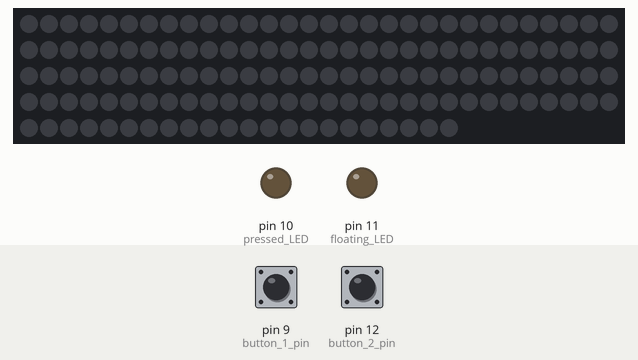
A sketch run on a simulated Arduino Uno, built with avr-gcc and run on an emulated ATmega328P. On the bench: 142 RGB LEDs in strip order, left to right, continuing on the next row, output pins drawn as LEDs (lit = HIGH). Dashed ring = blinking. The inputs (shaded band) are chosen by the test bench; at power-on: pin 9 (button_1_pin) HIGH, pin 12 (button_2_pin) HIGH. Dim RGB values are drawn brighter than linear.

Above: at 1.2 s.
1.3 s: pin 9 (button_1_pin) pulled LOW for 0.15 s
At 2.28 s:
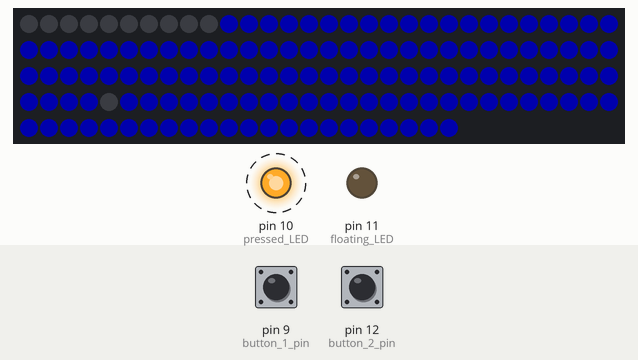
At 3.7 s:
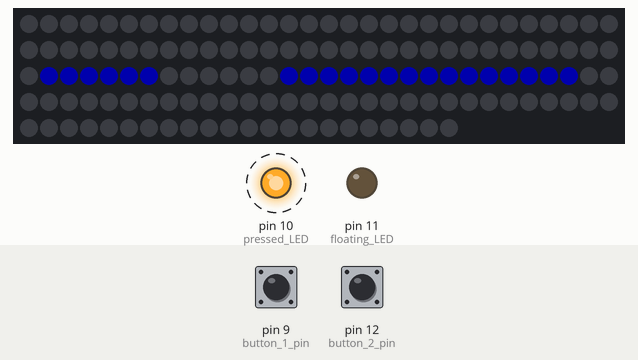
Timing chart, 0 to 10.0 s (numbered marks = the images above; inputs shaded):
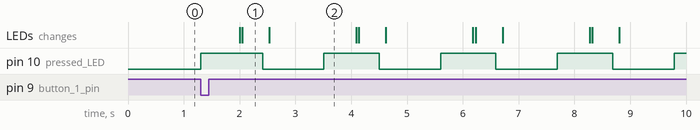

The sketch:

current-flow-example.ino
```cpp
#include <Adafruit_NeoPixel.h>
//https://medium.com/jungletronics/arduino-multi-file-sketch-583a7833162c
#include "button.h"
#include "animations.h"

const int PIN = 6; //hello!
const int NUMPIXELS = 142;
const int DELAYVAL = 50; // Time (in milliseconds) to pause between pixels
const int button_1_pin = 9;
const int button_1_led = 10;
const int button_2_pin = 12;
const int button_2_led = 11;

/*      drawn LED section KEY
 *  | <<==supply
 *  |
 *    |pressed  |unpress
 *  |
 *  | <<==midTop
 *  |------dataln---------|| <<==mosfet
 *  | <<==midBot
 *  /
 *  \
 *  / <<== resistor
 *  \
 *  |
 *  | <<==ground
 */

const int supply[]= {87,86,85,84,83,82,81,80,79,78,77,76,75,74,73};
#define supply_length 15
const int pressd[]= {66,65,64,63,62,61};
#define pressd_length 6
const int unpres[]= {72,71,70,69,68,67};
#define unpres_length 6
const int midtop[]= {60,59,58,57,56,55,54,53,52,51,50,49,48};
#define midtop_length 13
const int midbot[]= {47,46,45,44,43};
#define midbot_length 5
const int resist[]= {42,41,40,39,38,37,36,35,34,33,32,31,30,29,28,27,26,25,24,23,22,21,20,19,18,17,16,15,14,13,12,11,10};
#define resist_length 33
const int ground[]= {9,8,7,6,5,4,3,2,1,0};
#define ground_length 10
const int mosfet[]= {92,93,91,88,89,90};
#define mosfet_length 6
const int dataln[]= {141,141,140,139,138,137,136,135,134,133,132,131,130,129,128,127,126,125,124,123,122,121,120,119,118,117,116,115,114,113,112,111,110,109,108,107,106,105,104,103,102,101,100,99,98,97,96,95,94};
#define dataln_length 48

volatile bool pressed  = 0;
const int pressed_LED  = button_1_led;
volatile bool floating = 0;
const int floating_LED = button_2_led;
volatile bool p_debounce = 0;
volatile bool f_debounce = 0;

Button up(button_1_pin, button_1_led);
Button dn(button_2_pin, button_2_led);

Adafruit_NeoPixel pixels(NUMPIXELS, PIN, NEO_GRB + NEO_KHZ800);

//====== interrupt routines ===================================
void press_latch(){
  if(p_debounce){
    return;
  }
  p_debounce = 1;
  pressed = 1;
  pixels.clear(); // Set all pixel colors to 'off'
}
void floating_latch(){
  if(p_debounce){
    return;
  }
  f_debounce = 1;
  floating = 1;
  pixels.clear(); // Set all pixel colors to 'off'
}
//====== interrupt routines ===================================

void setup() {
  pixels.begin();           // INITIALIZE NeoPixel strip object (REQUIRED)
  pixels.show();            // Turn OFF all pixels ASAP
  pixels.setBrightness(50); // Set BRIGHTNESS to about 1/5 (max = 255)

  pinMode(pressed_LED, OUTPUT);
  digitalWrite(pressed_LED, LOW);
  pinMode(floating_LED, OUTPUT);
  digitalWrite(floating_LED, LOW);
  //attachInterrupt(0, press_latch, RISING); //on pin 2
  //attachInterrupt(1, floating_latch, RISING); //on pin 3
}

void loop() {
  if(up.onPress()) press_latch();
  if(dn.onPress()) floating_latch();

  if(f_debounce || p_debounce){
    if(floating){
      if(pressed){
        //pressed button -- floating pin
        int w = 0;
        while(w<5){
          pressed_floating();
          delay(300);
          unpressed_floating();
          delay(300);
          w++;
        }
      }else{
        //unpressed button -- floating pin
        unpressed_floating();
      }
    }else{
      if(pressed){
        //pressed button -- grounded pin
        int w=0;
        while(w<5){
          pressed_grounded();
          delay(300);
          unpressed_grounded();
          delay(300);
          w++;
        }
      }else{
        //unpressed button -- grounded pin
        //unpressed_grounded();
      }
    }
  }
  //finished the requested animations
//  pressed  = 0;
//  p_debounce = 0;
//  f_debounce = 0;
  //start 'DEMO' animation
  //demo_animation();
  //rainbow(2);             // Flowing rainbow cycle along the whole strip

}

//===== mid-level logic ==============================================
void simple_segment( int dp[],int len, int color, int perPixelDelay){
  for(int i=0; i<len; i++) { // For each pixel...
    pixels.setPixelColor(dp[i], color);
    pixels.show();   // Send the updated pixel colors to the hardware.
    delay(perPixelDelay); // Pause before next pass through loop
  }
}
void rainbow_segment(int dp[],int len, int minVolt, int maxVolt, bool highToLow){
  int voltDelta = (maxVolt - minVolt)/len;
  int voltsCounter;
  if (highToLow){
    voltsCounter = maxVolt;
  }else{
    voltsCounter = minVolt;
  }
  for(int i=0; i<len; i++) { // For each pixel...
    pixels.setPixelColor(dp[i], voltsColor(voltsCounter, 255));
    if (highToLow){
      voltsCounter - voltDelta;
    }else{
      voltsCounter + voltDelta;
    }
  }
  pixels.show();   // Send the updated pixel colors to the hardware.
}
void flatColorAll(int color, int perPixelDelay){
  pixels.clear(); // Set all pixel colors to 'off'
  simple_segment(supply, supply_length, color, perPixelDelay);
  simple_segment(pressd, pressd_length, color, perPixelDelay);
  simple_segment(unpres, unpres_length, color, perPixelDelay);
  simple_segment(midtop, midtop_length, color, perPixelDelay);
  simple_segment(dataln, dataln_length, color, perPixelDelay);
  simple_segment(mosfet, mosfet_length, color, perPixelDelay);
  simple_segment(midbot, midbot_length, color, perPixelDelay);
  simple_segment(resist, resist_length, color, perPixelDelay);
  simple_segment(ground, ground_length, color, perPixelDelay);
}
unsigned long previousFrame = 0;
void rainbow_wo_delay(int wait) { // Rainbow cycle along whole pixels. non-delay wait times.
  if(millis()>= previousFrame + wait){
    for(long firstPixelHue = 0; firstPixelHue < 5*65536; firstPixelHue += 256) {
      for(int i=0; i<pixels.numPixels(); i++) { // For each pixel in pixels...
        int pixelHue = firstPixelHue + (i * 65536L / pixels.numPixels());
        pixels.setPixelColor(i, pixels.gamma32(pixels.ColorHSV(pixelHue)));
      }
      pixels.show(); // Update pixels with new contents
    }
    previousFrame = millis();
  }
}
int voltsColor(int mV, int brightness){
  //millivolts can be 5000 to 0
  //brightness can be 255-0
  unsigned int pixelHue = map(mV, 0, 5000, 0, 43691); //max hue value is 65536 --> looks good if it stops at 70% of that...
  int colorCode = pixels.gamma32(pixels.ColorHSV(pixelHue,255,brightness));
  return colorCode;
}
void concatArray(int bigArray[], int bigArray_len, int subArray[], int subArray_len){
  int i = 0;
  //find first 'zero'
  for(int j=0; j<bigArray_len; j++){
    if(bigArray[j] == 0){
      if(j = 0){  //first array concat
        i = j;
      }else if(bigArray[j-1] == 1){ //the one array that ends in zero
        i = j+1;
      }else{    //all other concats
        i = j;
      }
      break;
    }
  }
  for(int k=0; k<subArray_len;k++){
    bigArray[i+k] = subArray[k];
  }
}
//===== mid-level logic ==============================================

//===== animations logic =============================================
/*    \/baseline code for static segments
  simple_segment(supply, supply_length, voltsColor(5000, 255),0);
  simple_segment(pressd, pressd_length, voltsColor(5000, 255),0);
  simple_segment(unpres, unpres_length, voltsColor(5000, 255),0);
  simple_segment(midtop, midtop_length, voltsColor(5000, 255),0);
  simple_segment(dataln, dataln_length, voltsColor(5000, 255),0);
  simple_segment(mosfet, mosfet_length, voltsColor(5000, 255),0);
  simple_segment(midbot, midbot_length, voltsColor(5000, 255),0);
  simple_segment(resist, resist_length, voltsColor(5000, 255),0);
  simple_segment(ground, ground_length, voltsColor(5000, 255),0);
 */
void unpressed_grounded(){
  digitalWrite(pressed_LED, LOW);
  digitalWrite(floating_LED, LOW);
  pixels.clear();
  //dark inline button
  //above button
  simple_segment(supply, supply_length, voltsColor(5000, 255),0);
  //floating disconnected button
  simple_segment(pressd, pressd_length, voltsColor(5000, 255),0); //<<---------These need changed, for sure!
  //below button
  simple_segment(midtop, midtop_length, voltsColor(0, 255),0);
  simple_segment(dataln, dataln_length, voltsColor(0, 255),0);
  simple_segment(mosfet, mosfet_length, voltsColor(0, 255),0);
  simple_segment(midbot, midbot_length, voltsColor(0, 255),0);
  simple_segment(resist, resist_length, voltsColor(0, 255),0);
  simple_segment(ground, ground_length, voltsColor(0, 255),0);
}
void pressed_grounded(){
  digitalWrite(pressed_LED, HIGH);
  digitalWrite(floating_LED, LOW);
  pixels.clear();
  //dark disconnected button
  //above resistor
  simple_segment(supply, supply_length, voltsColor(5000, 255),0);
  simple_segment(pressd, pressd_length, voltsColor(5000, 255),0);
  simple_segment(unpres, unpres_length, voltsColor(5000, 255),0);
  simple_segment(midtop, midtop_length, voltsColor(5000, 255),0);
  simple_segment(dataln, dataln_length, voltsColor(5000, 255),0);
  simple_segment(mosfet, mosfet_length, voltsColor(5000, 255),0);
  simple_segment(midbot, midbot_length, voltsColor(5000, 255),0);
  //rainbow resistor
  rainbow_segment(resist, resist_length, 0, 5000, true);
  //below resistor
  simple_segment(ground, ground_length, voltsColor(0, 255),0);
}
void unpressed_floating(){
  digitalWrite(pressed_LED, LOW);
  digitalWrite(floating_LED, HIGH);
  pixels.clear();
  //dark inline button
  //above button
  simple_segment(supply, supply_length, voltsColor(5000, 255),0);
  //floating disconnected button
  simple_segment(unpres, unpres_length, voltsColor(5000, 255),0); //<<---------These need changed, for sure!
  //floating input pin
  simple_segment(midtop, midtop_length, voltsColor(2500, 255),0); //<<---------These need changed, for sure!
  simple_segment(dataln, dataln_length, voltsColor(2500, 255),0); //<<---------These need changed, for sure!
  simple_segment(mosfet, mosfet_length, voltsColor(2500, 255),0); //<<---------These need changed, for sure!
  //dark gounding leg
}
void pressed_floating(){
  digitalWrite(pressed_LED, HIGH);
  digitalWrite(floating_LED, HIGH);
  pixels.clear();
  //supply to input
  simple_segment(supply, supply_length, voltsColor(5000, 255),0);
  simple_segment(pressd, pressd_length, voltsColor(5000, 255),0);
  simple_segment(midtop, midtop_length, voltsColor(5000, 255),0);
  simple_segment(dataln, dataln_length, voltsColor(5000, 255),0);
  simple_segment(mosfet, mosfet_length, voltsColor(5000, 255),0);
  //dark disconnected button
  //dark grounding leg
}

void rainbow_horizontal(){
  //full HSV color wipe
}
void rainbow_vertical(){
  //full HSV color wipe

}
void demo_animation(){
  for(int i=0;i<10;i++){
    rainbow_horizontal();
  }
  for(int i=0;i<10;i++){
    rainbow_vertical();
  }
  //some other stuff
  rainbow_wo_delay(50);
}
//===== animations logic =============================================

// Rainbow cycle along whole strip. Pass delay time (in ms) between frames.
void rainbow(int wait) {
  // Hue of first pixel runs 5 complete loops through the color wheel.
  // Color wheel has a range of 65536 but it's OK if we roll over, so
  // just count from 0 to 5*65536. Adding 256 to firstPixelHue each time
  // means we'll make 5*65536/256 = 1280 passes through this outer loop:
  for(long firstPixelHue = 0; firstPixelHue < 5*65536; firstPixelHue += 256) {
    for(int i=0; i<pixels.numPixels(); i++) { // For each pixel in strip...
      // Offset pixel hue by an amount to make one full revolution of the
      // color wheel (range of 65536) along the length of the strip
      // (strip.numPixels() steps):
      int pixelHue = firstPixelHue + (i * 65536L / pixels.numPixels());
      // strip.ColorHSV() can take 1 or 3 arguments: a hue (0 to 65535) or
      // optionally add saturation and value (brightness) (each 0 to 255).
      // Here we're using just the single-argument hue variant. The result
      // is passed through strip.gamma32() to provide 'truer' colors
      // before assigning to each pixel:
      pixels.setPixelColor(i, pixels.gamma32(pixels.ColorHSV(pixelHue)));
    }
    pixels.show(); // Update strip with new contents
    delay(wait);  // Pause for a moment
  }
}
```

animations.h
```cpp
////===== animations logic =============================================
///*    \/baseline code for static segments
//  simple_segment(supply, supply_length, voltsColor(5000, 255),0);
//  simple_segment(pressd, pressd_length, voltsColor(5000, 255),0);
//  simple_segment(unpres, unpres_length, voltsColor(5000, 255),0);
//  simple_segment(midtop, midtop_length, voltsColor(5000, 255),0);
//  simple_segment(dataln, dataln_length, voltsColor(5000, 255),0);
//  simple_segment(mosfet, mosfet_length, voltsColor(5000, 255),0);
//  simple_segment(midbot, midbot_length, voltsColor(5000, 255),0);
//  simple_segment(resist, resist_length, voltsColor(5000, 255),0);
//  simple_segment(ground, ground_length, voltsColor(5000, 255),0);
// */
//void unpressed_grounded(){
//  digitalWrite(pressed_LED, LOW);
//  digitalWrite(floating_LED, LOW);
//  pixels.clear();
//  //dark inline button
//  //above button
//  simple_segment(supply, supply_length, voltsColor(5000, 255),0);
//  //floating disconnected button
//  simple_segment(pressd, pressd_length, voltsColor(5000, 255),0); //<<---------These need changed, for sure!
//  //below button
//  simple_segment(midtop, midtop_length, voltsColor(0, 255),0);
//  simple_segment(dataln, dataln_length, voltsColor(0, 255),0);
//  simple_segment(mosfet, mosfet_length, voltsColor(0, 255),0);
//  simple_segment(midbot, midbot_length, voltsColor(0, 255),0);
//  simple_segment(resist, resist_length, voltsColor(0, 255),0);
//  simple_segment(ground, ground_length, voltsColor(0, 255),0);
//}
//void pressed_grounded(){
//  digitalWrite(pressed_LED, HIGH);
//  digitalWrite(floating_LED, LOW);
//  pixels.clear();
//  //dark disconnected button
//  //above resistor
//  simple_segment(supply, supply_length, voltsColor(5000, 255),0);
//  simple_segment(pressd, pressd_length, voltsColor(5000, 255),0);
//  simple_segment(unpres, unpres_length, voltsColor(5000, 255),0);
//  simple_segment(midtop, midtop_length, voltsColor(5000, 255),0);
//  simple_segment(dataln, dataln_length, voltsColor(5000, 255),0);
//  simple_segment(mosfet, mosfet_length, voltsColor(5000, 255),0);
//  simple_segment(midbot, midbot_length, voltsColor(5000, 255),0);
//  //rainbow resistor
//  rainbow_segment(resist, resist_length, 0, 5000, true);
//  //below resistor
//  simple_segment(ground, ground_length, voltsColor(0, 255),0);
//}
//void unpressed_floating(){
//  digitalWrite(pressed_LED, LOW);
//  digitalWrite(floating_LED, HIGH);
//  pixels.clear();
//  //dark inline button
//  //above button
//  simple_segment(supply, supply_length, voltsColor(5000, 255),0);
//  //floating disconnected button
//  simple_segment(unpres, unpres_length, voltsColor(5000, 255),0); //<<---------These need changed, for sure!
//  //floating input pin
//  simple_segment(midtop, midtop_length, voltsColor(2500, 255),0); //<<---------These need changed, for sure!
//  simple_segment(dataln, dataln_length, voltsColor(2500, 255),0); //<<---------These need changed, for sure!
//  simple_segment(mosfet, mosfet_length, voltsColor(2500, 255),0); //<<---------These need changed, for sure!
//  //dark gounding leg
//}
//void pressed_floating(){
//  digitalWrite(pressed_LED, HIGH);
//  digitalWrite(floating_LED, HIGH);
//  pixels.clear();
//  //supply to input
//  simple_segment(supply, supply_length, voltsColor(5000, 255),0);
//  simple_segment(pressd, pressd_length, voltsColor(5000, 255),0);
//  simple_segment(midtop, midtop_length, voltsColor(5000, 255),0);
//  simple_segment(dataln, dataln_length, voltsColor(5000, 255),0);
//  simple_segment(mosfet, mosfet_length, voltsColor(5000, 255),0);
//  //dark disconnected button
//  //dark grounding leg
//}
//
//void rainbow_horizontal(){
//  //full HSV color wipe
//}
//void rainbow_vertical(){
//  //full HSV color wipe
//
//}
//void demo_animation(){
//  for(int i=0;i<10;i++){
//    rainbow_horizontal();
//  }
//  for(int i=0;i<10;i++){
//    rainbow_vertical();
//  }
//  //some other stuff
//  rainbow_wo_delay(50);
//}
////===== animations logic =============================================
//
//// Rainbow cycle along whole strip. Pass delay time (in ms) between frames.
//void rainbow(int wait) {
//  // Hue of first pixel runs 5 complete loops through the color wheel.
//  // Color wheel has a range of 65536 but it's OK if we roll over, so
//  // just count from 0 to 5*65536. Adding 256 to firstPixelHue each time
//  // means we'll make 5*65536/256 = 1280 passes through this outer loop:
//  for(long firstPixelHue = 0; firstPixelHue < 5*65536; firstPixelHue += 256) {
//    for(int i=0; i<pixels.numPixels(); i++) { // For each pixel in strip...
//      // Offset pixel hue by an amount to make one full revolution of the
//      // color wheel (range of 65536) along the length of the strip
//      // (strip.numPixels() steps):
//      int pixelHue = firstPixelHue + (i * 65536L / pixels.numPixels());
//      // strip.ColorHSV() can take 1 or 3 arguments: a hue (0 to 65535) or
//      // optionally add saturation and value (brightness) (each 0 to 255).
//      // Here we're using just the single-argument hue variant. The result
//      // is passed through strip.gamma32() to provide 'truer' colors
//      // before assigning to each pixel:
//      pixels.setPixelColor(i, pixels.gamma32(pixels.ColorHSV(pixelHue)));
//    }
//    pixels.show(); // Update strip with new contents
//    delay(wait);  // Pause for a moment
//  }
//}
```

button.h
```cpp
class Button
{
  int buttonPin;
  int ledPin;
  unsigned long previousMillis;
  const unsigned long debounce = 120;
  bool oldState = HIGH;
  bool justOnce= false;

  // Constructor - creates a button
  public:
  Button(int pin, int led){
    buttonPin = pin;
    ledPin = led;
    pinMode(buttonPin, INPUT_PULLUP);
    pinMode(ledPin, OUTPUT);
  }

  bool onPress(){ //return true for debounced presses
    bool newState = digitalRead(buttonPin);
    digitalWrite(ledPin, !newState);
    unsigned long now = millis();

    if(justOnce && (now > previousMillis + debounce)) { //after debounce time
      justOnce = false;
      if(!newState) return true; //only if still pressed
    }

    if((newState == LOW) && (oldState == HIGH)) {
      previousMillis = now;
      justOnce = true;
    }

    oldState = newState;
    return false;
  }
};
```

Measured:
- after the input at 1.3 s, pin 10 (pressed_LED): alternates HIGH for 0.99 s and LOW for 1.1 s, starting at once; the LEDs: first change after 0.70 s (image 1 shows a later state)
- what the display in image 1 shows lasts 0.5 s, from 2.0 s to 2.5 s
